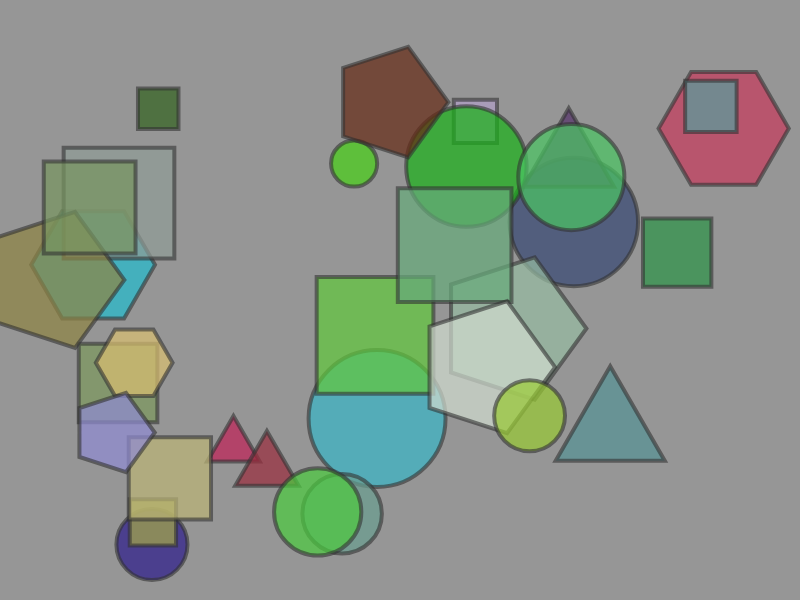
Frame 1 (no input)
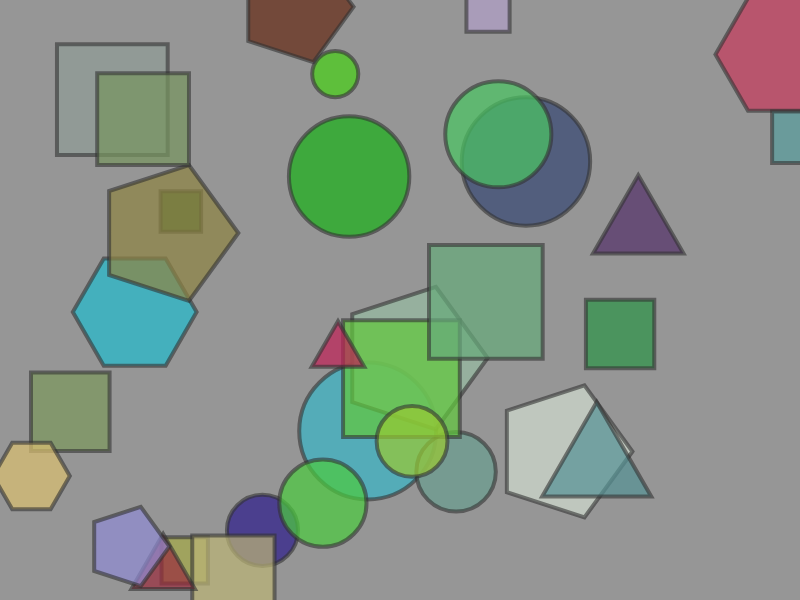
Frame 60 (no input)
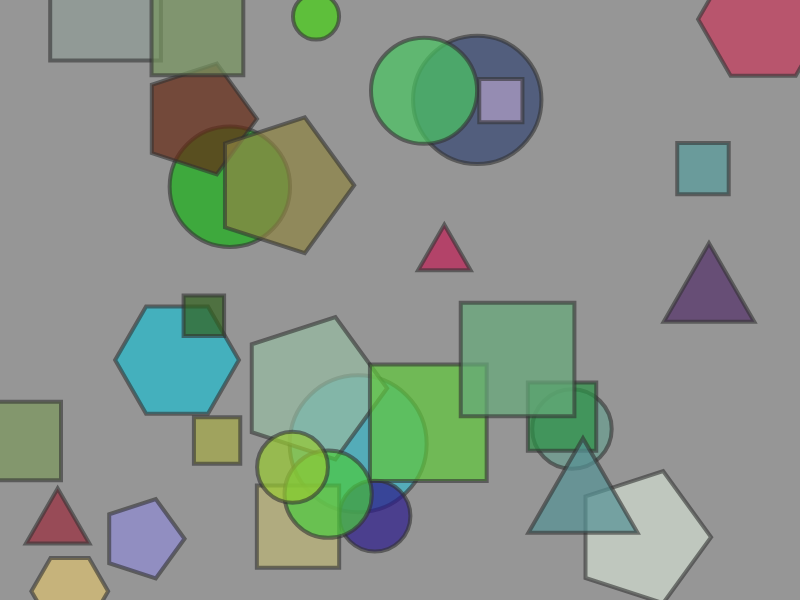
Frame 120 (the mouse pressed at the canvas centre since frame 60)

The p5.js sketch that drew these frames (run headless with seeded random() and noise() and a simulated clock; from frame 60 on, the mouse is pressed at the canvas centre):

// p5.js sketch
// ── sketch.js
// Arrays 
let shapeTypes = [];    // Type vorm: 'cirkel', 'vierkant', 'driehoek', 'poly'
let positionsX = [];    // X/Y-posities van de vormen
let positionsY = [];   
let sizes = [];         // Grootte van de vormen
let speedsX = [];       // Bewegingssnelheid op de X/Y-as
let speedsY = [];       
let colors = [];        // Kleuren van de vormen
let sides = [];         // Aantal zijden 

  // Canvas/Achtergrond 
function setup() {
  createCanvas(800, 600);
  generateArt();
}

function draw() {
  background(150);
  
  // For-loop om alle vormen uit de arrays
  for (let i = 0; i < positionsX.length; i++) {
    
    // Transparante effect
    fill(colors[i]);
    stroke(50, 150);
    strokeWeight(4);
    
    // Bewegende elementen 
    positionsX[i] += speedsX[i];
    positionsY[i] += speedsY[i];
    
    // Vormen binnen stuiteren wanneer ze de rand raken
    if (positionsX[i] < 0 || positionsX[i] > width) {
      speedsX[i] *= -1;
    }
    if (positionsY[i] < 0 || positionsY[i] > height) {
      speedsY[i] *= -1;
    }
    
    // Type vorm getekend moet worden
    if (shapeTypes[i] === 'circle') {
      circle(positionsX[i], positionsY[i], sizes[i]);
    } 
    else if (shapeTypes[i] === 'square') {
      rectMode(CENTER);
      rect(positionsX[i], positionsY[i], sizes[i], sizes[i]);
    } 
    else if (shapeTypes[i] === 'triangle') {
      let r = sizes[i] / 2;
      triangle(
        positionsX[i], positionsY[i] - r,
        positionsX[i] - r * Math.sin(PI/3), positionsY[i] + r * Math.cos(PI/3),
        positionsX[i] + r * Math.sin(PI/3), positionsY[i] + r * Math.cos(PI/3)
      );
    } 
    else if (shapeTypes[i] === 'poly') {
      drawPolygon(positionsX[i], positionsY[i], sizes[i] / 2, sides[i]);
    }
  }
}

// Abstracte kunst te genereren
function generateArt() {
  shapeTypes = [];
  positionsX = [];
  positionsY = [];
  sizes = [];
  speedsX = [];
  speedsY = [];
  colors = [];
  sides = [];
  
  let numberOfShapes = floor(random(15, 40));
  let possibleShapes = ['circle', 'square', 'triangle', 'poly'];
  
  for (let i = 0; i < numberOfShapes; i++) {
    shapeTypes.push(random(possibleShapes));
    positionsX.push(random(50, width - 50));
    positionsY.push(random(50, height - 50));
    sizes.push(random(40, 150));
    
    speedsX.push(random(-2, 2));
    speedsY.push(random(-2, 2));
    
    let r = random(20, 220);
    let g = random(20, 220);
    let b = random(20, 220);
    colors.push(color(r, g, b, 180)); 
    
    sides.push(floor(random(5, 9)));
  }
}

// Backspace-toets
function keyPressed() {
  if (keyCode === BACKSPACE || key === 'Backspace' || keyCode === 8) {
    generateArt();
    return false;
  }
}

// Polygonen
function drawPolygon(x, y, radius, numberOfPoints) {
  let angle = TWO_PI / numberOfPoints;
  beginShape();
  for (let a = 0; a < TWO_PI; a += angle) {
    let sx = x + cos(a) * radius;
    let sy = y + sin(a) * radius;
    vertex(sx, sy);
  }
  endShape(CLOSE);
}
